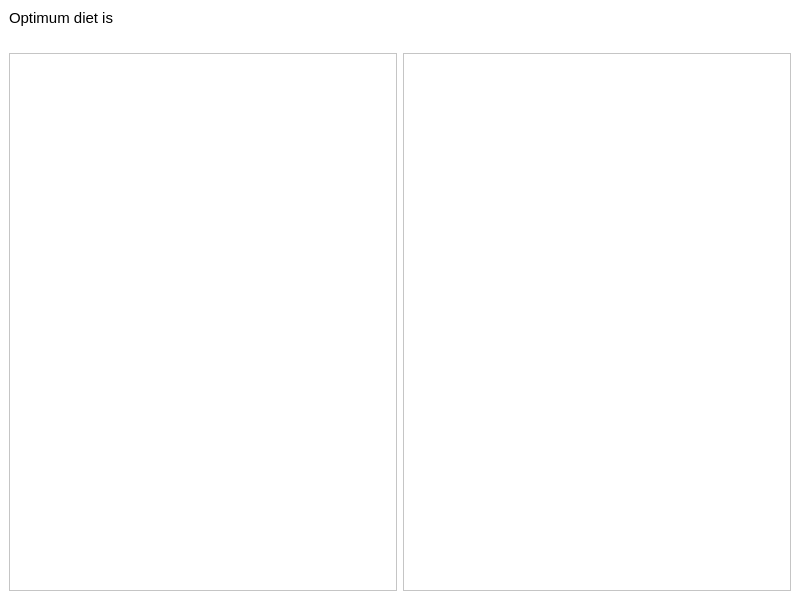
<?xml version="1.0" encoding="UTF-8"?>
<ui version="4.0">
 <class>OptimumDietWindow</class>
 <widget class="QMainWindow" name="OptimumDietWindow">
  <property name="geometry">
   <rect>
    <x>0</x>
    <y>0</y>
    <width>800</width>
    <height>600</height>
   </rect>
  </property>
  <property name="palette">
   <palette>
    <active>
     <colorrole role="Base">
      <brush brushstyle="SolidPattern">
       <color alpha="255">
        <red>255</red>
        <green>255</green>
        <blue>255</blue>
       </color>
      </brush>
     </colorrole>
     <colorrole role="Window">
      <brush brushstyle="SolidPattern">
       <color alpha="255">
        <red>255</red>
        <green>255</green>
        <blue>255</blue>
       </color>
      </brush>
     </colorrole>
    </active>
    <inactive>
     <colorrole role="Base">
      <brush brushstyle="SolidPattern">
       <color alpha="255">
        <red>255</red>
        <green>255</green>
        <blue>255</blue>
       </color>
      </brush>
     </colorrole>
     <colorrole role="Window">
      <brush brushstyle="SolidPattern">
       <color alpha="255">
        <red>255</red>
        <green>255</green>
        <blue>255</blue>
       </color>
      </brush>
     </colorrole>
    </inactive>
    <disabled>
     <colorrole role="Base">
      <brush brushstyle="SolidPattern">
       <color alpha="255">
        <red>255</red>
        <green>255</green>
        <blue>255</blue>
       </color>
      </brush>
     </colorrole>
     <colorrole role="Window">
      <brush brushstyle="SolidPattern">
       <color alpha="255">
        <red>255</red>
        <green>255</green>
        <blue>255</blue>
       </color>
      </brush>
     </colorrole>
    </disabled>
   </palette>
  </property>
  <property name="windowTitle">
   <string>Spartan - Optimum diet</string>
  </property>
  <property name="windowIcon">
   <iconset>
    <normaloff>images/icon_trimmed.png</normaloff>images/icon_trimmed.png</iconset>
  </property>
  <property name="iconSize">
   <size>
    <width>30</width>
    <height>30</height>
   </size>
  </property>
  <widget class="QWidget" name="centralwidget">
   <layout class="QVBoxLayout" name="verticalLayout">
    <item>
     <widget class="QLabel" name="diet_label">
      <property name="font">
       <font>
        <family>Segoe UI</family>
        <pointsize>11</pointsize>
       </font>
      </property>
      <property name="frameShape">
       <enum>QFrame::NoFrame</enum>
      </property>
      <property name="text">
       <string>Optimum diet is</string>
      </property>
     </widget>
    </item>
    <item>
     <widget class="QLabel" name="label">
      <property name="sizePolicy">
       <sizepolicy hsizetype="Fixed" vsizetype="Preferred">
        <horstretch>0</horstretch>
        <verstretch>0</verstretch>
       </sizepolicy>
      </property>
      <property name="text">
       <string/>
      </property>
      <property name="pixmap">
       <pixmap>images/opt_diet.png</pixmap>
      </property>
     </widget>
    </item>
    <item>
     <layout class="QHBoxLayout" name="horizontalLayout">
      <item>
       <widget class="QTableView" name="diet_view"/>
      </item>
      <item>
       <widget class="QTableView" name="nutrition_view"/>
      </item>
     </layout>
    </item>
   </layout>
  </widget>
 </widget>
 <resources/>
 <connections/>
</ui>
